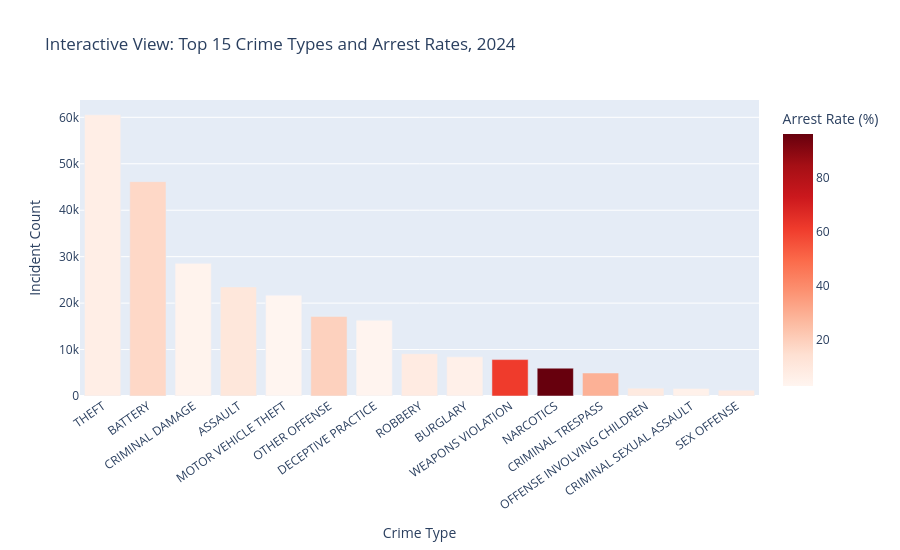

Source (notebook cell):
### Code cell
fig, axes = plt.subplots(2, 2, figsize=(18, 12))

top15_for_bar = top15_crime_types.sort_values("incident_count", ascending=True)
sns.barplot(data=top15_for_bar, x="incident_count", y="primary_type", color="#4c78a8", ax=axes[0, 0])
axes[0, 0].set_title("Top 15 Crime Types by Incident Count, 2024")
axes[0, 0].set_xlabel("Incident Count")
axes[0, 0].set_ylabel("Crime Type")

arrest_top15 = top15_crime_types.sort_values("arrest_rate_percent", ascending=True)
sns.barplot(data=arrest_top15, x="arrest_rate_percent", y="primary_type", color="#e15759", ax=axes[0, 1])
axes[0, 1].set_title("Arrest Rate for Top 15 Crime Types, 2024")
axes[0, 1].set_xlabel("Arrest Rate (%)")
axes[0, 1].set_ylabel("Crime Type")

sns.barplot(data=domestic_summary, x="domestic_label", y="incident_count", color="#59a14f", ax=axes[1, 0])
axes[1, 0].set_title("Domestic vs Non-Domestic Incident Count, 2024")
axes[1, 0].set_xlabel("")
axes[1, 0].set_ylabel("Incident Count")

location_for_bar = location_summary.sort_values("incident_count", ascending=True)
sns.barplot(data=location_for_bar, x="incident_count", y="location_description", color="#f28e2b", ax=axes[1, 1])
axes[1, 1].set_title("Top Location Descriptions, 2024")
axes[1, 1].set_xlabel("Incident Count")
axes[1, 1].set_ylabel("Location Description")

plt.tight_layout()
plt.show()

interactive_crime_chart = px.bar(
    top15_crime_types.sort_values("incident_count", ascending=False),
    x="primary_type",
    y="incident_count",
    color="arrest_rate_percent",
    color_continuous_scale="Reds",
    title="Interactive View: Top 15 Crime Types and Arrest Rates, 2024",
    labels={
        "primary_type": "Crime Type",
        "incident_count": "Incident Count",
        "arrest_rate_percent": "Arrest Rate (%)",
    },
)
interactive_crime_chart.update_layout(xaxis_tickangle=-35, height=550)
interactive_crime_chart

### Figure 1 — Plotly figure (JSON) as saved in the notebook; plotly's stock layout.template omitted (floating-point values rounded to 4 significant figures)
{"data": [{"alignmentgroup": "True", "hovertemplate": "Crime Type=%{x}<br>Incident Count=%{y}<br>Arrest Rate (%)=%{marker.color}<extra></extra>", "legendgroup": "", "marker": {"color": [6.8, 17.1, 3.9, 10.8, 2.8, 19.2, 3.3, 8.3, 5.5, 61.3, 96.3, 28.9, 9.1, 5.0, 8.7], "coloraxis": "coloraxis", "pattern": {"shape": ""}}, "name": "", "offsetgroup": "", "orientation": "v", "showlegend": false, "textposition": "auto", "type": "bar", "x": ["THEFT", "BATTERY", "CRIMINAL DAMAGE", "ASSAULT", "MOTOR VEHICLE THEFT", "OTHER OFFENSE", "DECEPTIVE PRACTICE", "ROBBERY", "BURGLARY", "WEAPONS VIOLATION", "NARCOTICS", "CRIMINAL TRESPASS", "OFFENSE INVOLVING CHILDREN", "CRIMINAL SEXUAL ASSAULT", "SEX OFFENSE"], "xaxis": "x", "y": [60542, 46147, 28554, 23482, 21711, 17130, 16315, 9110, 8431, 7839, 5990, 4950, 1692, 1616, 1257], "yaxis": "y"}], "layout": {"barmode": "relative", "coloraxis": {"colorbar": {"title": {"text": "Arrest Rate (%)"}}, "colorscale": [[0.0, "rgb(255,245,240)"], [0.125, "rgb(254,224,210)"], [0.25, "rgb(252,187,161)"], [0.375, "rgb(252,146,114)"], [0.5, "rgb(251,106,74)"], [0.625, "rgb(239,59,44)"], [0.75, "rgb(203,24,29)"], [0.875, "rgb(165,15,21)"], [1.0, "rgb(103,0,13)"]]}, "height": 550, "legend": {"tracegroupgap": 0}, "title": {"text": "Interactive View: Top 15 Crime Types and Arrest Rates, 2024"}, "xaxis": {"anchor": "y", "domain": [0.0, 1.0], "tickangle": -35, "title": {"text": "Crime Type"}}, "yaxis": {"anchor": "x", "domain": [0.0, 1.0], "title": {"text": "Incident Count"}}}}
